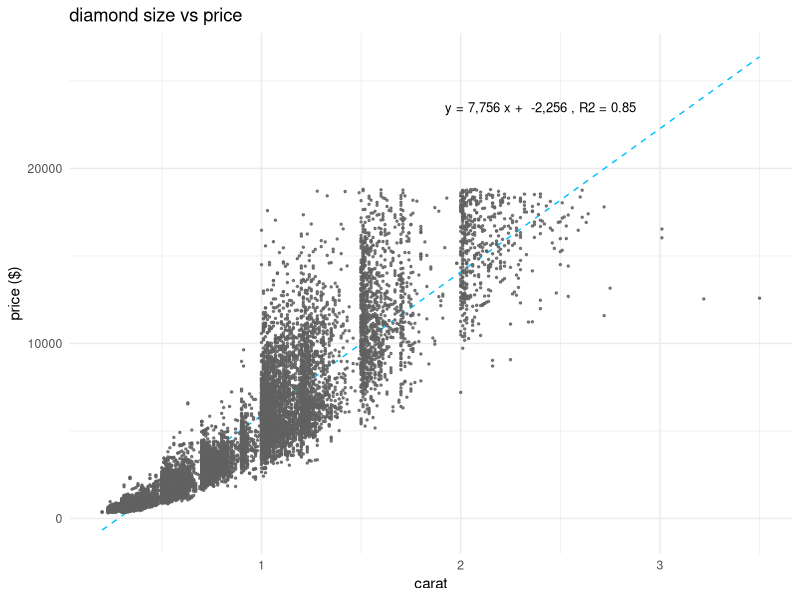

The R source for this figure:
## ---- chunk 1
library(tidyverse)
library(broom)
data(diamonds)
## ---- chunk 2
mod <- lm(formula=diamonds$price~diamonds$carat)
m <- mod[["coefficients"]]["diamonds$carat"]
b <- mod[["coefficients"]]["(Intercept)"]
r2 <- summary(mod)$r.squared

eq <- paste("y =",
            format( m, digits=2, big.mark="," ),
            "x + ",
            format( b, digits=2, big.mark="," ),
            ", R2 =",
            format( r2, digits=2 )
            )

diamonds %>% 
    filter(cut=="Ideal") %>% 
    ggplot( aes(x=carat,y=price) ) +
        geom_smooth(formula="y~x",
                    method="lm",
                    se=FALSE,
                    color="#00c0ff",
                    linetype="dashed",
                    size=0.5
                    ) +
        geom_point(color="#616161",
                   size=0.5,
                   alpha=0.8) +
        annotate("text",
                 label=eq,
                 x=2.4, y=2.35e4,
                 size=3.3,
                 color="black") +
        labs(title="diamond size vs price", y="price ($)") +
        theme_minimal()

## ---- chunk 3
summary(mod)
## ---- chunk 4
broom::tidy(mod)
## ---- chunk 5
broom::glance(mod)
## ---- chunk 6
cor(diamonds$price, diamonds$carat)
## ---- chunk 7
cov(diamonds$price, diamonds$carat)
